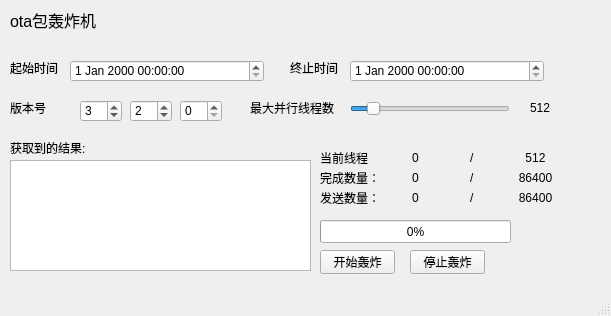
<?xml version="1.0" encoding="UTF-8"?>
<ui version="4.0">
 <class>MainWindow</class>
 <widget class="QMainWindow" name="MainWindow">
  <property name="geometry">
   <rect>
    <x>0</x>
    <y>0</y>
    <width>611</width>
    <height>316</height>
   </rect>
  </property>
  <property name="windowTitle">
   <string>轰炸机</string>
  </property>
  <property name="unifiedTitleAndToolBarOnMac">
   <bool>true</bool>
  </property>
  <widget class="QWidget" name="centralwidget">
   <widget class="QLabel" name="label">
    <property name="geometry">
     <rect>
      <x>10</x>
      <y>10</y>
      <width>121</width>
      <height>20</height>
     </rect>
    </property>
    <property name="font">
     <font>
      <pointsize>12</pointsize>
     </font>
    </property>
    <property name="text">
     <string>ota包轰炸机</string>
    </property>
   </widget>
   <widget class="QDateTimeEdit" name="datetime_start">
    <property name="geometry">
     <rect>
      <x>70</x>
      <y>60</y>
      <width>194</width>
      <height>22</height>
     </rect>
    </property>
   </widget>
   <widget class="QSpinBox" name="version_major">
    <property name="geometry">
     <rect>
      <x>80</x>
      <y>100</y>
      <width>42</width>
      <height>22</height>
     </rect>
    </property>
    <property name="maximum">
     <number>9</number>
    </property>
    <property name="value">
     <number>3</number>
    </property>
   </widget>
   <widget class="QSpinBox" name="version_minor">
    <property name="geometry">
     <rect>
      <x>130</x>
      <y>100</y>
      <width>42</width>
      <height>22</height>
     </rect>
    </property>
    <property name="maximum">
     <number>9</number>
    </property>
    <property name="singleStep">
     <number>0</number>
    </property>
    <property name="value">
     <number>2</number>
    </property>
   </widget>
   <widget class="QSpinBox" name="version_minor2">
    <property name="geometry">
     <rect>
      <x>180</x>
      <y>100</y>
      <width>42</width>
      <height>22</height>
     </rect>
    </property>
   </widget>
   <widget class="QDateTimeEdit" name="datetime_end">
    <property name="geometry">
     <rect>
      <x>350</x>
      <y>60</y>
      <width>194</width>
      <height>22</height>
     </rect>
    </property>
   </widget>
   <widget class="QLabel" name="label_2">
    <property name="geometry">
     <rect>
      <x>10</x>
      <y>100</y>
      <width>54</width>
      <height>16</height>
     </rect>
    </property>
    <property name="text">
     <string>版本号</string>
    </property>
   </widget>
   <widget class="QLabel" name="label_4">
    <property name="geometry">
     <rect>
      <x>10</x>
      <y>60</y>
      <width>54</width>
      <height>16</height>
     </rect>
    </property>
    <property name="text">
     <string>起始时间</string>
    </property>
   </widget>
   <widget class="QLabel" name="label_5">
    <property name="geometry">
     <rect>
      <x>290</x>
      <y>60</y>
      <width>54</width>
      <height>16</height>
     </rect>
    </property>
    <property name="text">
     <string>终止时间</string>
    </property>
   </widget>
   <widget class="QSlider" name="max_theads">
    <property name="geometry">
     <rect>
      <x>350</x>
      <y>100</y>
      <width>160</width>
      <height>18</height>
     </rect>
    </property>
    <property name="minimum">
     <number>64</number>
    </property>
    <property name="maximum">
     <number>4096</number>
    </property>
    <property name="singleStep">
     <number>16</number>
    </property>
    <property name="value">
     <number>512</number>
    </property>
    <property name="orientation">
     <enum>Qt::Horizontal</enum>
    </property>
   </widget>
   <widget class="QLabel" name="label_3">
    <property name="geometry">
     <rect>
      <x>250</x>
      <y>100</y>
      <width>91</width>
      <height>16</height>
     </rect>
    </property>
    <property name="text">
     <string>最大并行线程数</string>
    </property>
   </widget>
   <widget class="QLabel" name="label_6">
    <property name="geometry">
     <rect>
      <x>10</x>
      <y>140</y>
      <width>101</width>
      <height>16</height>
     </rect>
    </property>
    <property name="text">
     <string>获取到的结果:</string>
    </property>
   </widget>
   <widget class="QListWidget" name="listWidget">
    <property name="geometry">
     <rect>
      <x>10</x>
      <y>160</y>
      <width>301</width>
      <height>111</height>
     </rect>
    </property>
   </widget>
   <widget class="QProgressBar" name="progressBar">
    <property name="geometry">
     <rect>
      <x>320</x>
      <y>220</y>
      <width>191</width>
      <height>23</height>
     </rect>
    </property>
    <property name="minimum">
     <number>0</number>
    </property>
    <property name="maximum">
     <number>100</number>
    </property>
    <property name="value">
     <number>0</number>
    </property>
   </widget>
   <widget class="QLabel" name="max_thread_display">
    <property name="geometry">
     <rect>
      <x>530</x>
      <y>100</y>
      <width>54</width>
      <height>16</height>
     </rect>
    </property>
    <property name="text">
     <string>512</string>
    </property>
   </widget>
   <widget class="QLabel" name="label_7">
    <property name="geometry">
     <rect>
      <x>320</x>
      <y>170</y>
      <width>61</width>
      <height>16</height>
     </rect>
    </property>
    <property name="text">
     <string>完成数量：</string>
    </property>
   </widget>
   <widget class="QLabel" name="total_task">
    <property name="geometry">
     <rect>
      <x>500</x>
      <y>170</y>
      <width>71</width>
      <height>16</height>
     </rect>
    </property>
    <property name="text">
     <string>86400</string>
    </property>
    <property name="alignment">
     <set>Qt::AlignCenter</set>
    </property>
   </widget>
   <widget class="QLabel" name="finished_task">
    <property name="geometry">
     <rect>
      <x>380</x>
      <y>170</y>
      <width>71</width>
      <height>16</height>
     </rect>
    </property>
    <property name="text">
     <string>0</string>
    </property>
    <property name="alignment">
     <set>Qt::AlignCenter</set>
    </property>
   </widget>
   <widget class="QLabel" name="label_10">
    <property name="geometry">
     <rect>
      <x>470</x>
      <y>170</y>
      <width>54</width>
      <height>16</height>
     </rect>
    </property>
    <property name="text">
     <string>/</string>
    </property>
   </widget>
   <widget class="QLabel" name="label_11">
    <property name="geometry">
     <rect>
      <x>470</x>
      <y>150</y>
      <width>54</width>
      <height>16</height>
     </rect>
    </property>
    <property name="text">
     <string>/</string>
    </property>
   </widget>
   <widget class="QLabel" name="current_threads">
    <property name="geometry">
     <rect>
      <x>380</x>
      <y>150</y>
      <width>71</width>
      <height>16</height>
     </rect>
    </property>
    <property name="text">
     <string>0</string>
    </property>
    <property name="alignment">
     <set>Qt::AlignCenter</set>
    </property>
   </widget>
   <widget class="QLabel" name="maxinum_tasks">
    <property name="geometry">
     <rect>
      <x>500</x>
      <y>150</y>
      <width>71</width>
      <height>16</height>
     </rect>
    </property>
    <property name="text">
     <string>512</string>
    </property>
    <property name="alignment">
     <set>Qt::AlignCenter</set>
    </property>
   </widget>
   <widget class="QLabel" name="label_8">
    <property name="geometry">
     <rect>
      <x>320</x>
      <y>150</y>
      <width>61</width>
      <height>16</height>
     </rect>
    </property>
    <property name="text">
     <string>当前线程</string>
    </property>
   </widget>
   <widget class="QPushButton" name="start">
    <property name="geometry">
     <rect>
      <x>320</x>
      <y>250</y>
      <width>75</width>
      <height>24</height>
     </rect>
    </property>
    <property name="text">
     <string>开始轰炸</string>
    </property>
   </widget>
   <widget class="QPushButton" name="stop">
    <property name="geometry">
     <rect>
      <x>410</x>
      <y>250</y>
      <width>75</width>
      <height>24</height>
     </rect>
    </property>
    <property name="text">
     <string>停止轰炸</string>
    </property>
   </widget>
   <widget class="QLabel" name="label_12">
    <property name="geometry">
     <rect>
      <x>470</x>
      <y>190</y>
      <width>54</width>
      <height>16</height>
     </rect>
    </property>
    <property name="text">
     <string>/</string>
    </property>
   </widget>
   <widget class="QLabel" name="finished_task_2">
    <property name="geometry">
     <rect>
      <x>380</x>
      <y>190</y>
      <width>71</width>
      <height>16</height>
     </rect>
    </property>
    <property name="text">
     <string>0</string>
    </property>
    <property name="alignment">
     <set>Qt::AlignCenter</set>
    </property>
   </widget>
   <widget class="QLabel" name="total_task_2">
    <property name="geometry">
     <rect>
      <x>500</x>
      <y>190</y>
      <width>71</width>
      <height>16</height>
     </rect>
    </property>
    <property name="text">
     <string>86400</string>
    </property>
    <property name="alignment">
     <set>Qt::AlignCenter</set>
    </property>
   </widget>
   <widget class="QLabel" name="label_9">
    <property name="geometry">
     <rect>
      <x>320</x>
      <y>190</y>
      <width>61</width>
      <height>16</height>
     </rect>
    </property>
    <property name="text">
     <string>发送数量：</string>
    </property>
   </widget>
  </widget>
  <widget class="QMenuBar" name="menubar">
   <property name="geometry">
    <rect>
     <x>0</x>
     <y>0</y>
     <width>611</width>
     <height>22</height>
    </rect>
   </property>
  </widget>
  <widget class="QStatusBar" name="statusbar"/>
 </widget>
 <resources/>
 <connections/>
</ui>
